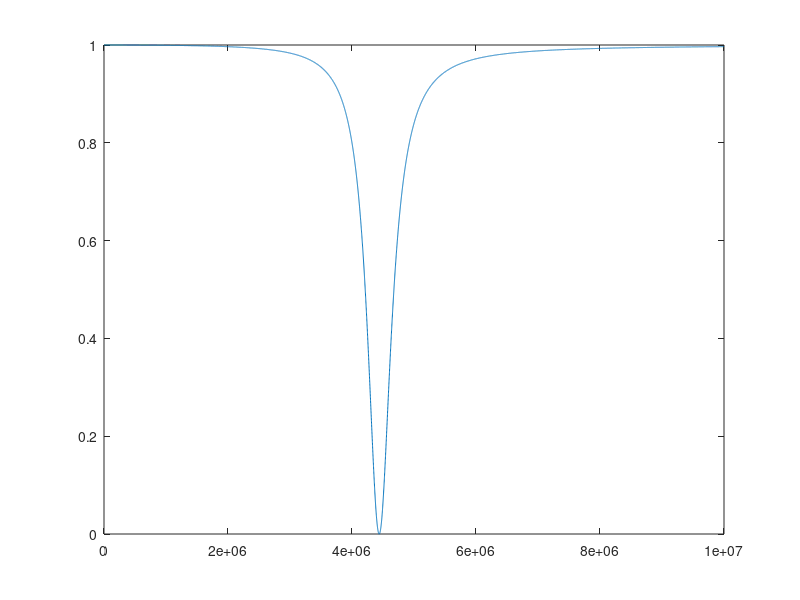

Here is the MATLAB script that generated this plot:
clear;
home;

R = 50.0;
C = 470.0e-12;
L = 2.0*54.0e-6;

omega_LC = 1.0/(sqrt(L*C));
tau = R*C;
omega = [0.0:1.0e3:10.0e6];
k = sqrt(1-(omega/omega_LC).^2);
d = k.^4+(omega*tau).^2;
x = k.^4;
y = k.^2.*omega*tau;
h = x./d -i*y./d;

plot(omega,h)
